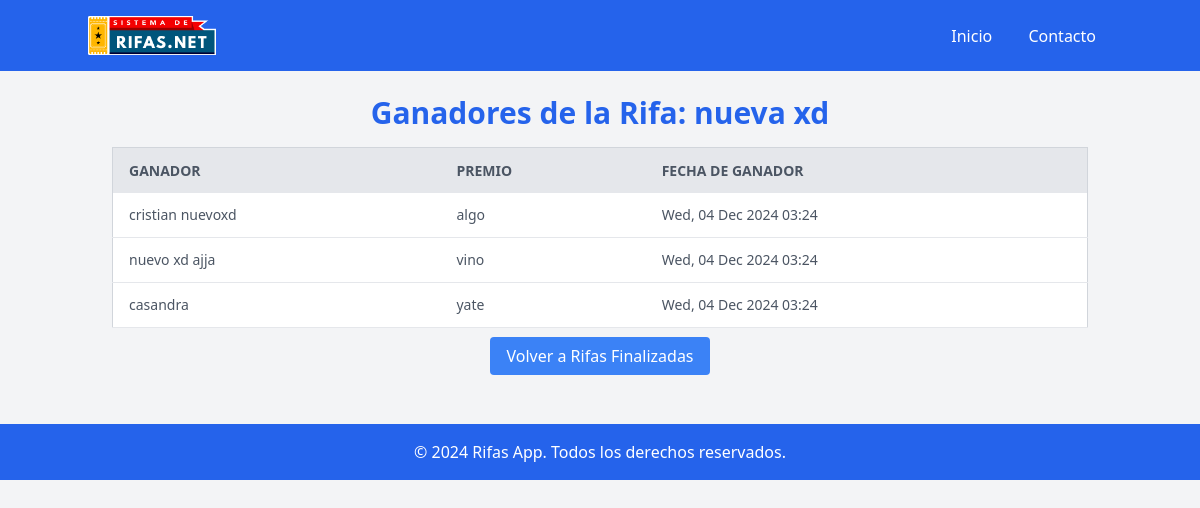
Screenshot of /ganadores/9/ with the database file from the repository.
### App1/models.py (models this page shows, shortened)
class Rifa(models.Model):
    ESTADOS = [
        ('oculta', 'Oculta'),
        ('disponible', 'Disponible'),
        ('finalizada', 'Finalizada'),
        ('anulada', 'Anulada'),
    ]
    nombre = models.CharField(max_length=255)
    fecha_inicio = models.DateTimeField()
    fecha_termino = models.DateTimeField()
    descripcion = models.TextField()
    cantidad_numeros = models.PositiveIntegerField()
    estado = models.CharField(max_length=10, choices=ESTADOS)
    imagen = models.ImageField(upload_to='rifas/')

class Ganador(models.Model):
    compra = models.ForeignKey('Compra', on_delete=models.CASCADE)
    premio = models.CharField(max_length=100)
    fecha_ganador = models.DateTimeField(auto_now_add=True)

class Compra(models.Model):
    cliente = models.ForeignKey(Cliente, on_delete=models.CASCADE)
    rifa = models.ForeignKey(Rifa, on_delete=models.CASCADE)
    numeros_comprados = models.ManyToManyField('Numero')
    codigo_pago = models.CharField(max_length=10, blank=True, null=True)
    fecha_compra = models.DateTimeField(auto_now_add=True)

class Cliente(models.Model):
    nombre = models.CharField(max_length=255)
    email = models.EmailField(unique=True)
    telefono = models.CharField(max_length=15, blank=True, null=True)

### App1/views.py (the view)
# urls.py: path('ganadores/<int:rifa_id>/', views.mostrar_ganadores_por_rifa, name='ganadores_por_rifa'),
def mostrar_ganadores_por_rifa(request, rifa_id):
    rifa = Rifa.objects.get(id=rifa_id)
    ganadores = Ganador.objects.filter(compra__rifa=rifa).select_related('compra__cliente')
    return render(request, 'ganadores.html', {
        'rifa': rifa,
        'ganadores': ganadores,
    })

### templates/ganadores.html (shortened to what this page needs)
<!DOCTYPE html>
{% load static %}
<html lang="en">
<head>
    <script src="https://cdn.tailwindcss.com"></script>
</head>
<body>
    <body class="bg-gray-100">
        <header>
            <nav class="bg-blue-600 p-4">
                <div class="container mx-auto flex justify-between items-center">
                    <div>
                        <a href="/" class="text-white text-lg font-bold"><img src="{% static 'logo.png' %}" alt="logo" class="w-32 h-auto"></a>
                    </div>
                    <div>
                        <a href="/" class="text-white hover:text-gray-200 px-4">Inicio</a>
                        <a href="#" class="text-white hover:text-gray-200 px-4">Contacto</a>
                    </div>
                </div>
            </nav>
        </header>
        <div class="container mx-auto p-6">
            <h1 class="text-3xl font-bold mb-4 text-center text-blue-600">Ganadores de la Rifa: {{ rifa.nombre }}</h1>
            {% if ganadores %}
                <table class="min-w-full bg-white border border-gray-300 mb-4">
                    <thead>
                        <tr class="bg-gray-200 text-gray-600 uppercase text-sm leading-normal">
                            <th class="py-3 px-4 text-left">Ganador</th>
                            <th class="py-3 px-4 text-left">Premio</th>
                            <th class="py-3 px-4 text-left">Fecha de Ganador</th>
                        </tr>
                    </thead>
                    <tbody class="text-gray-600 text-sm font-light">
                        {% for ganador in ganadores %}
                            <tr class="border-b border-gray-200 hover:bg-gray-100">
                                <td class="py-3 px-4">{{ ganador.compra.cliente.nombre }}</td>
                                <td class="py-3 px-4">{{ ganador.premio }}</td>
                                <td class="py-3 px-4">{{ ganador.fecha_ganador|date:"D, d M Y H:i" }}</td>
                            </tr>
                        {% endfor %}
                    </tbody>
                </table>
            {% else %}
                <p class="text-center text-gray-600">No hay ganadores para esta rifa.</p>
            {% endif %}
            <div class="mt-4 text-center">
                <a href="{% url 'mostrar_rifas_finalizadas' %}" class="bg-blue-500 text-white py-2 px-4 rounded hover:bg-blue-600">Volver a Rifas Finalizadas</a>
            </div>
        </div>
        <footer class="bg-blue-600 text-white py-4 mt-8">
            <div class="container mx-auto text-center">
                <p>&copy; 2024 Rifas App. Todos los derechos reservados.</p>
            </div>
        </footer>
    </body>
</body>
</html>

### rows the page displays
Rifa: nombre "nueva xd"
Ganador: compra.cliente.nombre "cristian nuevoxd", premio "algo", fecha_ganador "Wed, 04 Dec 2024 03:24"
Ganador: compra.cliente.nombre "nuevo xd ajja", premio "vino", fecha_ganador "Wed, 04 Dec 2024 03:24"
Ganador: compra.cliente.nombre "casandra", premio "yate", fecha_ganador "Wed, 04 Dec 2024 03:24"
